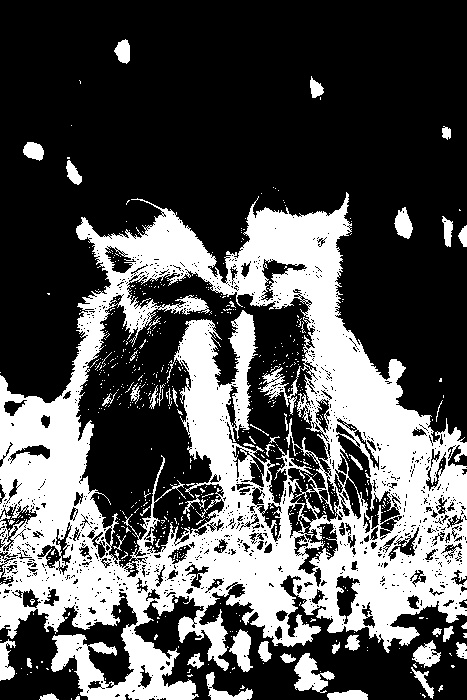
#> input picture ComputerVision/_source/openCV/7장/_threshod_foxes.jpg, 467 x 700 px
$ python opencv08.py
#> lines starting #> are read from the running program, lines starting #| are printed output that depends on the picture
# 모폴로지 연산 - 침식
import cv2
import numpy as np

img = cv2.imread("./_threshod_foxes.jpg")
#> img is the input picture: shape (700, 467, 3); min 0, max 255, mean 83.5
ker = np.ones((5, 5), np.uint8)
new_img = cv2.erode(img, ker, iterations=1)
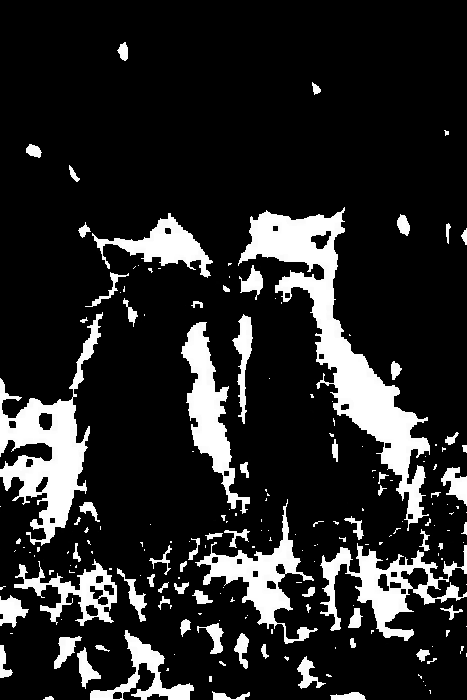
#> new_img: shape (700, 467, 3); min 0, max 255, mean 39.2
cv2.imshow("erode", new_img)
cv2.waitKey()
